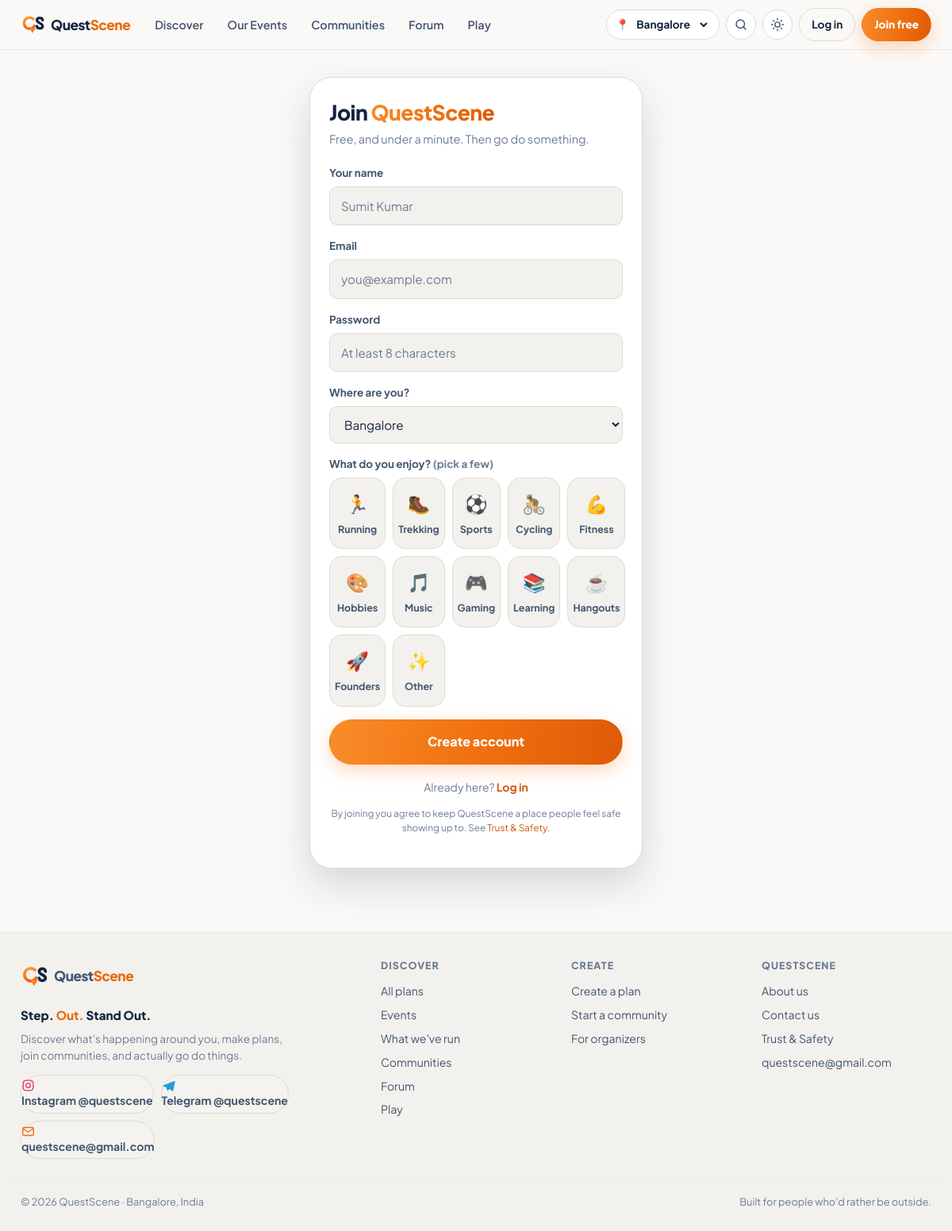
/register.php, run on the app's committed database.
### tables this page shows
CREATE TABLE IF NOT EXISTS categories (
  id        INT UNSIGNED NOT NULL AUTO_INCREMENT,
  slug      VARCHAR(40)  NOT NULL,
  name      VARCHAR(60)  NOT NULL,
  emoji     VARCHAR(12)  NOT NULL DEFAULT '',
  sort      INT          NOT NULL DEFAULT 0,
  PRIMARY KEY (id),
  UNIQUE KEY uq_categories_slug (slug)
);

### public_html/includes/auth.php (called while the page is built, shortened)
<?php
require_once __DIR__ . '/db.php';
require_once __DIR__ . '/helpers.php';
function current_user(): ?array
{
    static $user = null;
    static $loaded = false;
    if ($loaded) return $user;
    $loaded = true;
    if (empty($_SESSION['uid'])) return null;
    $user = q1("SELECT * FROM users WHERE id = ? AND status = 'active'", [$_SESSION['uid']]);
    return $user;
}

### public_html/includes/db.php (called while the page is built, shortened)
<?php
function db(): PDO
{
    static $pdo = null;
    $dsn = sprintf('mysql:host=%s;port=%d;dbname=%s;charset=utf8mb4', DB_HOST, DB_PORT, DB_NAME);
    try {
        $pdo = new PDO($dsn, DB_USER, DB_PASS, [
            PDO::ATTR_ERRMODE            => PDO::ERRMODE_EXCEPTION,
            PDO::ATTR_DEFAULT_FETCH_MODE => PDO::FETCH_ASSOC,
            PDO::ATTR_EMULATE_PREPARES   => false,
        ]);
    } catch (PDOException $e) {
        http_response_code(500);
        if (DEV_MODE) {
            die('<pre>Database connection failed: ' . htmlspecialchars($e->getMessage()) . "\n\n"
              . "Check DB_NAME / DB_USER / DB_PASS in includes/config.php</pre>");
        }
        die('QuestScene is temporarily unavailable. Please try again shortly.');
    }
    return $pdo;
}
function q(string $sql, array $params = []): array
{
    $st = db()->prepare($sql);
    $st->execute($params);
    return $st->fetchAll();
}

### public_html/register.php (the view, shortened to what this page needs)
<?php
require_once __DIR__ . '/includes/auth.php';
$in = [
  'name'  => trim((string) ($_POST['name']  ?? '')),
  'email' => trim((string) ($_POST['email'] ?? '')),
  'city'  => (string) ($_POST['city'] ?? DEFAULT_CITY),
];
$nav        = '';
require __DIR__ . '/includes/header.php';
?>
<div class="auth-wrap">
  <div class="auth-card">
    <h1>Join <span class="grad-text">QuestScene</span></h1>
    <p class="lede">Free, and under a minute. Then go do something.</p>
    <form method="post">
      <div class="field">
        <label for="name">Your name</label>
        <input class="input" type="text" name="name" id="name" required maxlength="80"
               autocomplete="name" value="<?= e($in['name']) ?>" placeholder="Sumit Kumar">
      </div>
      <div class="field">
        <label for="email">Email</label>
        <input class="input" type="email" name="email" id="email" required maxlength="160"
               autocomplete="email" value="<?= e($in['email']) ?>" placeholder="you@example.com">
      </div>
      <div class="field">
        <label for="password">Password</label>
        <input class="input" type="password" name="password" id="password" required minlength="8"
               autocomplete="new-password" placeholder="At least 8 characters">
      </div>
      <div class="field">
        <label for="city">Where are you?</label>
        <select class="select" name="city" id="city">
          <?php foreach (CITIES as $c): ?>
            <option value="<?= e($c) ?>" <?= $c === $in['city'] ? 'selected' : '' ?>><?= e($c) ?></option>
          <?php endforeach; ?>
        </select>
      </div>
      <div class="field">
        <span class="field-label">What do you enjoy? <span class="muted">(pick a few)</span></span>
        <div class="optgrid">
          <?php foreach (all_categories() as $c): ?>
            <label for="int<?= (int) $c['id'] ?>"><span class="emo"><?= e($c['emoji']) ?></span><?= e($c['name']) ?></label>
          <?php endforeach; ?>
        </div>
      </div>
      <button class="btn btn-grad btn-lg btn-block" type="submit">Create account</button>
    </form>
    <p class="auth-alt">Already here? <a href="<?= url('login.php') ?>">Log in</a></p>
    <p class="muted center" style="font-size:.74rem;margin-top:14px">
      By joining you agree to keep QuestScene a place people feel safe showing up to.
      See <a href="<?= url('safety.php') ?>" style="color:var(--brand-3)">Trust &amp; Safety</a>.
    </p>
  </div>
</div>
<?php require __DIR__ . '/includes/footer.php'; ?>

### public_html/includes/header.php (shortened to what this page needs)
<?php
require_once __DIR__ . '/auth.php';
$me       = current_user();
$city     = current_city();
$nav      = $nav      ?? '';
$unread   = $me ? (int) qv("SELECT COUNT(*) FROM notifications WHERE user_id = ? AND is_read = 0", [$me['id']]) : 0;
?>
<!doctype html>
<html lang="en">
<head>
<link rel="stylesheet" href="<?= asset('css/app.css') ?>?v=2">
</head>
<body class="<?= $nav === 'home' ? 'is-home' : '' ?>">
<header class="topbar">
  <div class="topbar-inner wrap">
    <a class="logo" href="<?= url('index.php') ?>" aria-label="QuestScene home">
      <?= logo_lockup() ?>
    </a>
    <nav class="topnav" aria-label="Primary">
      <a href="<?= url('discover.php') ?>"    class="<?= $nav === 'discover'  ? 'active' : '' ?>">Discover</a>
      <a href="<?= url('our-events.php') ?>" class="<?= $nav === 'events' ? 'active' : '' ?>">Our Events</a>
      <a href="<?= url('communities.php') ?>" class="<?= $nav === 'communities' ? 'active' : '' ?>">Communities</a>
      <a href="<?= url('forum.php') ?>"       class="<?= $nav === 'forum'     ? 'active' : '' ?>">Forum</a>
      <a href="<?= url('play.php') ?>"        class="<?= $nav === 'play'      ? 'active' : '' ?>">Play</a>
    </nav>
    <div class="topbar-right">
      <form class="city-picker" method="get" action="<?= url('discover.php') ?>">
        <span aria-hidden="true">📍</span>
        <select name="city" onchange="this.form.submit()" aria-label="Change city">
          <?php foreach (CITIES as $c): ?>
            <option value="<?= e($c) ?>" <?= $c === $city ? 'selected' : '' ?>><?= e($c) ?></option>
          <?php endforeach; ?>
        </select>
      </form>
      <a class="icon-btn" href="<?= url('discover.php') ?>" aria-label="Search">
        <svg viewBox="0 0 24 24" aria-hidden="true"><circle cx="11" cy="11" r="7"/><path d="M20 20l-3.5-3.5"/></svg>
      </a>
      <button class="icon-btn js-theme" type="button" aria-label="Switch between dark and light mode">
        <svg class="ico-sun"  viewBox="0 0 24 24" aria-hidden="true"><circle cx="12" cy="12" r="4.2"/><path d="M12 2v2M12 20v2M2 12h2M20 12h2M4.9 4.9l1.4 1.4M17.7 17.7l1.4 1.4M19.1 4.9l-1.4 1.4M6.3 17.7l-1.4 1.4"/></svg>
      </button>
      <?php if ($me): ?>
        <a class="icon-btn" href="<?= url('notifications.php') ?>" aria-label="Notifications">
          <svg viewBox="0 0 24 24" aria-hidden="true"><path d="M18 8a6 6 0 10-12 0c0 7-2 8-2 8h16s-2-1-2-8"/><path d="M13.7 20a2 2 0 01-3.4 0"/></svg>
          <?php if ($unread): ?><span class="dot-badge"><?= $unread > 9 ? '9+' : $unread ?></span><?php endif; ?>
        </a>
        <a class="btn btn-grad btn-sm hide-sm" href="<?= url('create.php') ?>">+ Create Plan</a>
        <details class="menu">
          <summary aria-label="Your account">
            <?php if ($av = avatar_url($me)): ?>
              <img class="avatar avatar-sm" src="<?= e($av) ?>" alt="">
            <?php else: ?>
              <span class="avatar avatar-sm avatar-fallback"><?= e(initials($me['name'])) ?></span>
            <?php endif; ?>
          </summary>
          <div class="menu-panel">
            <div class="menu-head">
              <strong><?= e($me['name']) ?></strong>
              <span>@<?= e($me['username']) ?></span>
            </div>
            <a href="<?= url('dashboard.php') ?>">My QuestScene</a>
            <a href="<?= url('profile.php?u=' . rawurlencode($me['username'])) ?>">Profile</a>
            <a href="<?= url('saved.php') ?>">Saved plans</a>
            <a href="<?= url('play.php') ?>">Play</a>
            <a href="<?= url('settings.php') ?>">Settings</a>
            <?php if (is_organizer()): ?>
              <a href="<?= url('organizer.php') ?>">Organizer dashboard</a>
            <?php endif; ?>
            <?php if (is_admin()): ?>
              <a href="<?= url('admin/index.php') ?>">Admin panel</a>
            <?php endif; ?>
            <hr>
            <a href="<?= url('logout.php') ?>">Log out</a>
          </div>
        </details>
      <?php else: ?>
        <a class="btn btn-ghost btn-sm" href="<?= url('login.php') ?>">Log in</a>
        <a class="btn btn-grad btn-sm" href="<?= url('register.php') ?>">Join free</a>
      <?php endif; ?>
    </div>
  </div>
</header>
<main id="main">

### public_html/includes/helpers.php (shortened to what this page needs)
<?php
require_once __DIR__ . '/db.php';
function e(?string $s): string
{
    return htmlspecialchars((string) $s, ENT_QUOTES | ENT_SUBSTITUTE, 'UTF-8');
}
function url(string $path = ''): string
{
    return SITE_URL . '/' . ltrim($path, '/');
}
function asset(string $path): string
{
    return url('assets/' . ltrim($path, '/'));
}
function logo_mark(int $size = 28): string
{
    static $seq = 0;
    $id = 'qsGrad' . (++$seq);
    return <<<SVG
<svg class="logo-svg" width="{$size}" height="{$size}" viewBox="0 0 64 64" aria-hidden="true" focusable="false">
  <defs>
    <linearGradient id="{$id}" x1="0" y1="0" x2="1" y2="1">
      <stop offset="0%"   stop-color="#FFA23D"/>
      <stop offset="55%"  stop-color="#F97316"/>
      <stop offset="100%" stop-color="#EA5A0B"/>
    </linearGradient>
  </defs>
  <circle cx="24" cy="28" r="15" fill="none" stroke="url(#{$id})" stroke-width="7"
          stroke-linecap="round" stroke-dasharray="74 21" transform="rotate(28 24 28)"/>
  <path d="M25 41 L41 41 L31 55 Z" fill="url(#{$id})"/>
  <path d="M59 20 C59 12 44 12 44 20 C44 28 59 28 59 36 C59 44 44 44 44 36"
        fill="none" stroke="currentColor" stroke-width="7" stroke-linecap="round"/>
</svg>
SVG;
}
function logo_lockup(bool $tagline = false, int $size = 30): string
{
    $out = '<span class="logo-lockup">';
    if (is_file(dirname(__DIR__) . '/assets/img/logo.png')) {
        $out .= '<img class="logo-img" src="' . asset('img/logo.png') . '" alt="' . e(SITE_NAME) . '">';
    } else {
        $out .= logo_mark($size)
              . '<span class="logo-text">Quest<em>Scene</em></span>';
    }
    $out .= '</span>';
    return $out;
}
function all_categories(): array
{
    static $cats = null;
    if ($cats === null) {
        $cats = q("SELECT * FROM categories ORDER BY sort");
    }
    return $cats;
}
function current_city(): string
{
    return $_SESSION['city'] ?? (current_user()['city'] ?? DEFAULT_CITY);
}

### public_html/includes/footer.php (shortened to what this page needs)
</main>
<?php require_once __DIR__ . '/components.php'; ?>
<footer class="site-footer">
  <div class="wrap footer-grid">
    <div class="footer-brand">
      <a class="logo" href="<?= url('index.php') ?>">
        <?= logo_lockup(false, 34) ?>
      </a>
      <p class="tagline">Step. <em>Out.</em> Stand Out.</p>
      <p class="muted">Discover what's happening around you, make plans, join communities, and actually go do things.</p>
      <?php render_social(); ?>
    </div>
    <div>
      <h4>Discover</h4>
      <a href="<?= url('discover.php') ?>">All plans</a>
      <a href="<?= url('discover.php?tab=events') ?>">Events</a>
      <a href="<?= url('our-events.php') ?>">What we've run</a>
      <a href="<?= url('communities.php') ?>">Communities</a>
      <a href="<?= url('forum.php') ?>">Forum</a>
      <a href="<?= url('play.php') ?>">Play</a>
    </div>
    <div>
      <h4>Create</h4>
      <a href="<?= url('create.php') ?>">Create a plan</a>
      <a href="<?= url('community-new.php') ?>">Start a community</a>
      <a href="<?= url('organizer.php') ?>">For organizers</a>
    </div>
    <div>
      <h4>QuestScene</h4>
      <a href="<?= url('about.php') ?>">About us</a>
      <a href="<?= url('contact.php') ?>">Contact us</a>
      <a href="<?= url('safety.php') ?>">Trust &amp; Safety</a>
      <a href="mailto:<?= e(CONTACT_EMAIL) ?>"><?= e(CONTACT_EMAIL) ?></a>
    </div>
  </div>
  <div class="wrap footer-bottom">
    <span>© <?= date('Y') ?> QuestScene · Bangalore, India</span>
    <span class="muted">Built for people who'd rather be outside.</span>
  </div>
</footer>
</body>
</html>

### public_html/includes/components.php (shortened to what this page needs)
<?php
require_once __DIR__ . '/helpers.php';
    ?>
    <?php
function render_social(bool $withEmail = true): void
{
    ?>
    <div class="social-row">
      <a class="social social-ig" href="<?= e(SOCIAL_INSTAGRAM) ?>" target="_blank" rel="noopener noreferrer">
        <svg viewBox="0 0 24 24" aria-hidden="true"><rect x="3" y="3" width="18" height="18" rx="5"/><circle cx="12" cy="12" r="4"/><circle cx="17.5" cy="6.5" r="1" fill="#E1306C" stroke="none"/></svg>
        Instagram <?= e(SOCIAL_HANDLE) ?>
      </a>
      <a class="social social-tg" href="<?= e(SOCIAL_TELEGRAM) ?>" target="_blank" rel="noopener noreferrer">
        <svg viewBox="0 0 24 24" aria-hidden="true"><path d="M21.5 4.3L2.9 11.5c-1 .4-1 1.8.1 2.1l4.6 1.4 1.8 5.4c.3.8 1.3 1 1.9.4l2.5-2.4 4.6 3.4c.7.5 1.7.1 1.9-.7l3.2-15c.2-.9-.7-1.6-1.5-1.3z"/></svg>
        Telegram <?= e(SOCIAL_HANDLE) ?>
      </a>
      <?php if ($withEmail): ?>
        <a class="social social-mail" href="mailto:<?= e(CONTACT_EMAIL) ?>">
          <svg viewBox="0 0 24 24" aria-hidden="true"><rect x="2.5" y="5" width="19" height="14" rx="2.5"/><path d="M3 7l9 6 9-6"/></svg>
          <?= e(CONTACT_EMAIL) ?>
        </a>
      <?php endif; ?>
    </div>
    <?php
}
    ?>

### data on the page
categories: emoji "🏃", name "Running"
categories: emoji "🥾", name "Trekking"
categories: emoji "⚽", name "Sports"
categories: emoji "🚴", name "Cycling"
categories: emoji "💪", name "Fitness"
categories: emoji "🎨", name "Hobbies"
categories: emoji "🎵", name "Music"
categories: emoji "🎮", name "Gaming"
categories: emoji "📚", name "Learning"
categories: emoji "☕", name "Hangouts"
categories: emoji "🚀", name "Founders"
categories: emoji "✨", name "Other"

### other printed values
SOCIAL_HANDLE "@questscene"
CONTACT_EMAIL "questscene@gmail.com"
form field city "Bangalore"
